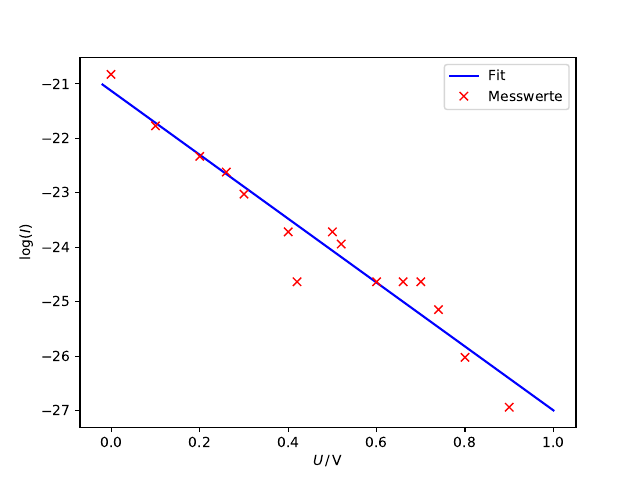

Here is the Python script that generated this plot:
import numpy as np
import matplotlib.pyplot as plt
from scipy.optimize import curve_fit
import scipy.constants as const

xx, yy = np.genfromtxt('anlauf.txt', unpack='true')
x = xx - 1e6*yy*10**(-9)
print(x)
y = np.log(yy*10**(-9))

e = const.value('electron volt')
k = const.value('Boltzmann constant')
h = const.value('Planck constant')
m = const.value('electron mass')

def f(x, a, b):
    return a*x+b

param, cov = curve_fit(f, x, y)
x_plot = np.linspace(-0.02, 1, 1000)
plt.plot(x_plot, f(x_plot, *param), 'b-', label='Fit')

plt.plot(x, y, 'rx', label='Messwerte')
plt.xlabel(r'$U \,/\, \mathrm{V}$')
plt.ylabel(r'$\log{(I)}$')
plt.legend()
# plt.show()
# plt.savefig('anlauf.pdf')


err = np.sqrt(np.diag(cov))

# print(param[0], '+-', err[0])

T = - e/(k*param[0])
errT = np.abs(err[0]*e/(k*param[0]**2))

print(T, '+-', errT, 'K')

x = [2.0, 2.1, 2.3, 2.4, 2.5]
y = [3.5, 4.1, 4.7, 5.2, 5.6]
sig = 5.7e-12
ff = 0.32
eta = 0.28
Temp = []

i = 0
while i<5:
    tt = ((x[i]*y[i]-1)/(ff*eta*sig))**(1/4)
    Temp.append(tt)
    i += 1

print('Temperatur =', Temp)

satt = [0.088, 0.207, 0.685]
phi = []

i = 0
while i<3:
    ss = - (k*Temp[i])/e * np.log((satt[i]*h**3)/(4*np.pi*e*m*ff*k**2*Temp[i]**2))
    phi.append(ss)
    i += 1

print('Austrittarbeit =', phi)

phim = (phi[0]+phi[1]+phi[2])/3
errphim = np.sqrt(1/6 * ((phim-phi[0])**2+(phim-phi[1])**2+(phim-phi[2])**2))

print(phim, '+-', errphim)

lit = 4.54

abw = np.abs(lit-phim)/lit * 100
print(abw, '%')
